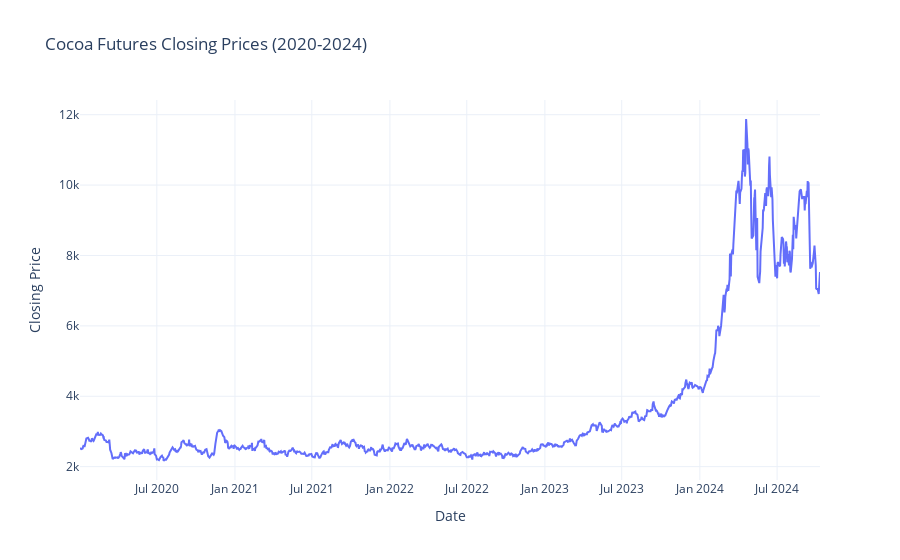

Notebook source saved alongside this figure:
### Code cell
import plotly.graph_objects as go
import pandas as pd

# Assuming df is already retrieved with the columns specified
# Ensure that Date is set as the index in datetime format if not already
df.index = pd.to_datetime(df.index)

# Create a line graph with Plotly for the 'CLOSE' prices
fig = go.Figure()

fig.add_trace(go.Scatter(
    x=df.index,  # Dates as x-axis from the index
    y=df['CLOSE'],  # Closing prices as y-axis
    mode='lines',
    name='Cocoa Futures Close Price'
))

# Customize layout
fig.update_layout(
    title="Cocoa Futures Closing Prices (2020-2024)",
    xaxis_title="Date",
    yaxis_title="Closing Price",
    template="plotly_white"
)

# Show plot
fig.show()

### Figure 1 — Plotly figure (JSON) as saved in the notebook; plotly's stock layout.template omitted (floating-point values rounded to 4 significant figures; data arrays with more than 128 entries replaced by an {"elided": "..."} marker saying what was removed)
{"data": [{"mode": "lines", "name": "Cocoa Futures Close Price", "type": "scatter", "x": {"elided": "1202 str values"}, "y": {"elided": "1202 int values"}}], "layout": {"title": {"text": "Cocoa Futures Closing Prices (2020-2024)"}, "xaxis": {"title": {"text": "Date"}}, "yaxis": {"title": {"text": "Closing Price"}}}}
